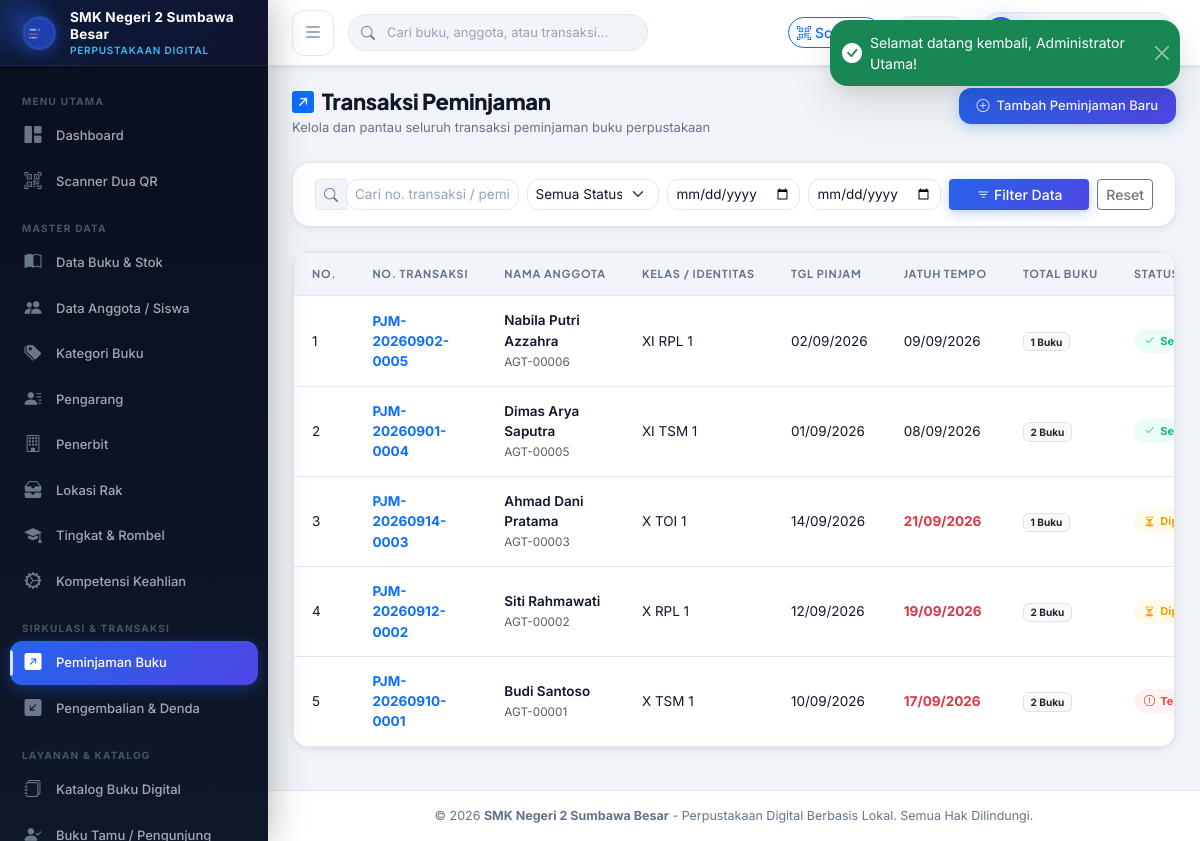
Screenshot of /index.php?page=peminjaman (signed in) with the database file from the repository.
### tables this page shows
CREATE TABLE `peminjaman` (
  `id` INT AUTO_INCREMENT PRIMARY KEY,
  `nomor_transaksi` VARCHAR(40) NOT NULL UNIQUE,
  `anggota_id` INT NOT NULL,
  `petugas_id` INT NOT NULL,
  `tanggal_pinjam` DATE NOT NULL,
  `tanggal_jatuh_tempo` DATE NOT NULL,
  `total_buku` INT NOT NULL DEFAULT 1,
  `status` ENUM('Dipinjam', 'Selesai', 'Terlambat') NOT NULL DEFAULT 'Dipinjam',
  `catatan` VARCHAR(255) NULL,
  `created_at` DATETIME NOT NULL DEFAULT CURRENT_TIMESTAMP,
  `updated_at` DATETIME NOT NULL DEFAULT CURRENT_TIMESTAMP ON UPDATE CURRENT_TIMESTAMP,
  INDEX `idx_pinjam_anggota` (`anggota_id`),
  INDEX `idx_pinjam_petugas` (`petugas_id`),
  INDEX `idx_pinjam_status` (`status`),
  CONSTRAINT `fk_pinjam_anggota` FOREIGN KEY (`anggota_id`) REFERENCES `anggota` (`id`) ON UPDATE CASCADE,
  CONSTRAINT `fk_pinjam_petugas` FOREIGN KEY (`petugas_id`) REFERENCES `users` (`id`) ON UPDATE CASCADE
);

CREATE TABLE `anggota` (
  `id` INT AUTO_INCREMENT PRIMARY KEY,
  `user_id` INT NULL,
  `nomor_anggota` VARCHAR(30) NOT NULL UNIQUE,
  `identitas_no` VARCHAR(30) NOT NULL UNIQUE,  
  `nama` VARCHAR(100) NOT NULL,
  `jenis_anggota` ENUM('Siswa', 'Guru', 'Tenaga Kependidikan', 'Umum') NOT NULL DEFAULT 'Siswa',
  `jenis_kelamin` ENUM('L', 'P') NOT NULL,
  `kelas_id` INT NULL,
  `jurusan_id` INT NULL,
  `nomor_hp` VARCHAR(20) NULL,
  `alamat` TEXT NULL,
  `foto` VARCHAR(255) NULL,
  `qr_token` VARCHAR(100) NOT NULL UNIQUE,
  `qr_image` VARCHAR(255) NULL,
  `status_aktif` TINYINT(1) NOT NULL DEFAULT 1,
  `tanggal_registrasi` DATE NOT NULL,
  `created_at` DATETIME NOT NULL DEFAULT CURRENT_TIMESTAMP,
  `updated_at` DATETIME NOT NULL DEFAULT CURRENT_TIMESTAMP ON UPDATE CURRENT_TIMESTAMP,
  INDEX `idx_anggota_kelas` (`kelas_id`),
  INDEX `idx_anggota_jurusan` (`jurusan_id`),
  INDEX `idx_anggota_qr` (`qr_token`),
  CONSTRAINT `fk_anggota_user` FOREIGN KEY (`user_id`) REFERENCES `users` (`id`) ON DELETE SET NULL ON UPDATE CASCADE,
  CONSTRAINT `fk_anggota_kelas` FOREIGN KEY (`kelas_id`) REFERENCES `kelas` (`id`) ON DELETE SET NULL ON UPDATE CASCADE,
  CONSTRAINT `fk_anggota_jurusan` FOREIGN KEY (`jurusan_id`) REFERENCES `jurusan` (`id`) ON DELETE SET NULL ON UPDATE CASCADE
);

CREATE TABLE `kelas` (
  `id` INT AUTO_INCREMENT PRIMARY KEY,
  `tingkat` ENUM('X', 'XI', 'XII') NOT NULL,
  `jurusan_id` INT NOT NULL,
  `rombel` VARCHAR(10) NOT NULL DEFAULT '1',
  `nama_kelas` VARCHAR(50) NOT NULL,
  `created_at` DATETIME NOT NULL DEFAULT CURRENT_TIMESTAMP,
  INDEX `idx_jurusan_id` (`jurusan_id`),
  CONSTRAINT `fk_kelas_jurusan` FOREIGN KEY (`jurusan_id`) REFERENCES `jurusan` (`id`) ON UPDATE CASCADE
);

### config/config.php (called while the page is built, shortened)
<?php
require_once __DIR__ . '/database.php';
function base_url(string $path = ''): string {
    $path = ltrim($path, '/');
    return BASE_URL . ($path ? '/' . $path : '');
}

### config/database.php (called while the page is built, shortened)
<?php
class Database {
    private static ?PDO $instance = null;
    public static function getConnection(): PDO {
        if (self::$instance === null) {
            $options = [
                PDO::ATTR_ERRMODE            => PDO::ERRMODE_EXCEPTION,
                PDO::ATTR_DEFAULT_FETCH_MODE => PDO::FETCH_ASSOC,
                PDO::ATTR_EMULATE_PREPARES   => false,
            ];
            $dsn = "mysql:host=" . DB_HOST . ";port=" . DB_PORT . ";dbname=" . DB_NAME . ";charset=utf8mb4";
            try {
                self::$instance = new PDO($dsn, DB_USER, DB_PASS, $options);
            } catch (PDOException $e) {
                error_log("Database Connection Error: " . $e->getMessage());
                die('<div style="font-family:sans-serif;max-width:600px;margin:50px auto;padding:25px;border:1px solid #f5c6cb;background:#f8d7da;color:#721c24;border-radius:8px;">' .
                    '<h3 style="margin-top:0;">Gagal Terhubung ke Database MySQL</h3>' .
                    '<p>Pastikan layanan <strong>MySQL di XAMPP</strong> sudah diaktifkan dan database <strong>perpustakaan_db</strong> sudah di-import melalui phpMyAdmin.</p>' .
                    '<p style="font-size:12px;color:#856404;background:#fff3cd;padding:8px;border-radius:4px;">Detail konfigurasi: Host: ' . DB_HOST . ' | Database: ' . DB_NAME . ' | User: ' . DB_USER . '</p>' .
                    '</div>');
            }
        }
        return self::$instance;
    }
}
function get_db(): PDO {
    return Database::getConnection();
}

### models/Peminjaman.php (called while the page is built, shortened)
<?php
require_once __DIR__ . '/../config/database.php';
class Peminjaman {
    private PDO $db;
    public function __construct() {
        $this->db = get_db();
    }
    public function getAll(array $filters = [], int $limit = 20, int $offset = 0): array {
        $this->updateStatusOverdue();
        $sql = "
            SELECT p.*, a.nama AS nama_anggota, a.nomor_anggota, a.identitas_no,
                   k.nama_kelas, j.kode_jurusan, u.nama_lengkap AS nama_petugas
            FROM peminjaman p
            JOIN anggota a ON p.anggota_id = a.id
            JOIN users u ON p.petugas_id = u.id
            LEFT JOIN kelas k ON a.kelas_id = k.id
            LEFT JOIN jurusan j ON a.jurusan_id = j.id
            WHERE 1=1
        ";
        $params = [];
        $sql .= " ORDER BY p.id DESC LIMIT " . (int)$limit . " OFFSET " . (int)$offset;
        $stmt = $this->db->prepare($sql);
        $stmt->execute($params);
        return $stmt->fetchAll();
    }
    public function updateStatusOverdue(): void {
        $today = date('Y-m-d');
        $stmt = $this->db->prepare("
            UPDATE peminjaman
            SET status = 'Terlambat'
            WHERE status = 'Dipinjam' AND tanggal_jatuh_tempo < :today
        ");
        $stmt->execute([':today' => $today]);
    }
}

### views/peminjaman/index.php (the view, shortened to what this page needs)
<?php
require_once __DIR__ . '/../../config/config.php';
require_once __DIR__ . '/../../config/auth.php';
require_once __DIR__ . '/../../models/Peminjaman.php';
$peminjamanModel = new Peminjaman();
$pageNo = max(1, (int)($_GET['p'] ?? 1));
$limit = 15;
$offset = ($pageNo - 1) * $limit;
$filters = [
    'search'    => trim($_GET['search'] ?? ''),
    'status'    => trim($_GET['status'] ?? ''),
    'tgl_awal'  => trim($_GET['tgl_awal'] ?? ''),
    'tgl_akhir' => trim($_GET['tgl_akhir'] ?? '')
];
$loans = $peminjamanModel->getAll($filters, $limit, $offset);
require_once __DIR__ . '/../layouts/header.php';
require_once __DIR__ . '/../layouts/sidebar.php';
?>
<div class="main-content">
    <?php require_once __DIR__ . '/../layouts/navbar.php'; ?>
    <div class="page-container">
        <div class="page-header">
            <div>
                <h1 class="page-title"><i class="bi bi-arrow-up-right-square-fill text-primary me-2"></i>Transaksi Peminjaman</h1>
                <div class="page-subtitle">Kelola dan pantau seluruh transaksi peminjaman buku perpustakaan</div>
            </div>
            <div>
                <a href="<?= base_url('index.php?page=peminjaman_create') ?>" class="btn btn-primary-custom">
                    <i class="bi bi-plus-circle"></i> Tambah Peminjaman Baru
                </a>
            </div>
        </div>
        <div class="card-custom mb-4">
            <div class="card-custom-body py-3">
                <form method="GET" action="<?= base_url('index.php') ?>" class="row g-2 align-items-center">
                    <div class="col-md-3">
                        <div class="input-group input-group-sm">
                            <span class="input-group-text"><i class="bi bi-search"></i></span>
                            <input type="text" name="search" class="form-control" placeholder="Cari no. transaksi / peminjam..." value="<?= htmlspecialchars($filters['search'], ENT_QUOTES, 'UTF-8') ?>">
                        </div>
                    </div>
                    <div class="col-md-2">
                        <select name="status" class="form-select form-select-sm">
                            <option value="">Semua Status</option>
                        </select>
                    </div>
                    <div class="col-md-2">
                        <input type="date" name="tgl_awal" class="form-control form-control-sm" title="Tanggal Mulai" value="<?= htmlspecialchars($filters['tgl_awal'], ENT_QUOTES, 'UTF-8') ?>">
                    </div>
                    <div class="col-md-2">
                        <input type="date" name="tgl_akhir" class="form-control form-control-sm" title="Tanggal Selesai" value="<?= htmlspecialchars($filters['tgl_akhir'], ENT_QUOTES, 'UTF-8') ?>">
                    </div>
                    <div class="col-md-3 d-flex gap-2">
                        <button type="submit" class="btn btn-sm btn-primary flex-grow-1">
                            <i class="bi bi-filter"></i> Filter Data
                        </button>
                        <a href="<?= base_url('index.php?page=peminjaman') ?>" class="btn btn-sm btn-outline-secondary">
                            Reset
                        </a>
                    </div>
                </form>
            </div>
        </div>
        <div class="card-custom">
            <div class="table-responsive">
                <table class="table-custom">
                    <thead>
                        <tr>
                            <th>No.</th>
                            <th>No. Transaksi</th>
                            <th>Nama Anggota</th>
                            <th>Kelas / Identitas</th>
                            <th>Tgl Pinjam</th>
                            <th>Jatuh Tempo</th>
                            <th>Total Buku</th>
                            <th>Status</th>
                        </tr>
                    </thead>
                    <tbody>
                        <?php if (empty($loans)): ?>
                        <tr>
                            <td colspan="9" class="text-center py-5 text-muted">
                                <i class="bi bi-inbox fs-2 d-block mb-2 opacity-50"></i>
                                Tidak ada data transaksi peminjaman yang cocok.
                            </td>
                        </tr>
                        <?php else: ?>
                            <?php foreach ($loans as $idx => $row): ?>
                            <tr>
                                <td><?= $offset + $idx + 1 ?></td>
                                <td>
                                    <a href="<?= base_url('index.php?page=peminjaman_detail&id=' . $row['id']) ?>" class="fw-bold text-primary text-decoration-none">
                                        <?= htmlspecialchars($row['nomor_transaksi'], ENT_QUOTES, 'UTF-8') ?>
                                    </a>
                                </td>
                                <td>
                                    <div class="fw-semibold"><?= htmlspecialchars($row['nama_anggota'], ENT_QUOTES, 'UTF-8') ?></div>
                                    <small class="text-muted"><?= htmlspecialchars($row['nomor_anggota'], ENT_QUOTES, 'UTF-8') ?></small>
                                </td>
                                <td><?= htmlspecialchars($row['nama_kelas'] ?? $row['identitas_no'], ENT_QUOTES, 'UTF-8') ?></td>
                                <td><?= date('d/m/Y', strtotime($row['tanggal_pinjam'])) ?></td>
                                <td>
                                    <?php
                                    $isOver = ($row['status'] === 'Terlambat' || ($row['status'] === 'Dipinjam' && strtotime($row['tanggal_jatuh_tempo']) < time()));
                                    ?>
                                    <span class="<?= $isOver ? 'text-danger fw-bold' : '' ?>">
                                        <?= date('d/m/Y', strtotime($row['tanggal_jatuh_tempo'])) ?>
                                    </span>
                                </td>
                                <td><span class="badge bg-light text-dark border"><?= $row['total_buku'] ?> Buku</span></td>
                                <td>
                                    <?php if ($row['status'] === 'Dipinjam'): ?>
                                        <span class="badge-status badge-status-warning"><i class="bi bi-hourglass-split"></i> Dipinjam</span>
                                    <?php elseif ($row['status'] === 'Selesai'): ?>
                                        <span class="badge-status badge-status-success"><i class="bi bi-check2"></i> Selesai</span>
                                    <?php else: ?>
                                        <span class="badge-status badge-status-danger"><i class="bi bi-exclamation-octagon"></i> Terlambat</span>
                                    <?php endif; ?>
                                </td>
                            </tr>
                            <?php endforeach; ?>
                        <?php endif; ?>
                    </tbody>
                </table>
            </div>
        </div>
    </div>
<?php require_once __DIR__ . '/../layouts/footer.php'; ?>

### rows the page displays
peminjaman: idx "1", nomor_transaksi "PJM-20260902-0005", anggota.nama "Nabila Putri Azzahra", anggota.nomor_anggota "AGT-00006", kelas.nama_kelas "XI RPL 1", tanggal_pinjam "02/09/2026", tanggal_jatuh_tempo "09/09/2026", total_buku "1", status "Selesai" (drawn)
peminjaman: idx "2", nomor_transaksi "PJM-20260901-0004", anggota.nama "Dimas Arya Saputra", anggota.nomor_anggota "AGT-00005", kelas.nama_kelas "XI TSM 1", tanggal_pinjam "01/09/2026", tanggal_jatuh_tempo "08/09/2026", total_buku "2", status "Selesai" (drawn)
peminjaman: idx "3", nomor_transaksi "PJM-20260914-0003", anggota.nama "Ahmad Dani Pratama", anggota.nomor_anggota "AGT-00003", kelas.nama_kelas "X TOI 1", tanggal_pinjam "14/09/2026", tanggal_jatuh_tempo "21/09/2026", total_buku "1", status "Dipinjam" (drawn)
peminjaman: idx "4", nomor_transaksi "PJM-20260912-0002", anggota.nama "Siti Rahmawati", anggota.nomor_anggota "AGT-00002", kelas.nama_kelas "X RPL 1", tanggal_pinjam "12/09/2026", tanggal_jatuh_tempo "19/09/2026", total_buku "2", status "Dipinjam" (drawn)
peminjaman: idx "5", nomor_transaksi "PJM-20260910-0001", anggota.nama "Budi Santoso", anggota.nomor_anggota "AGT-00001", kelas.nama_kelas "X TSM 1", tanggal_pinjam "10/09/2026", tanggal_jatuh_tempo "17/09/2026", total_buku "2", status "Terlambat" (drawn)

### other values shown
$sidebarSchoolName "SMK Negeri 2 Sumbawa Besar"
$schoolName "SMK Negeri 2 Sumbawa Besar"
